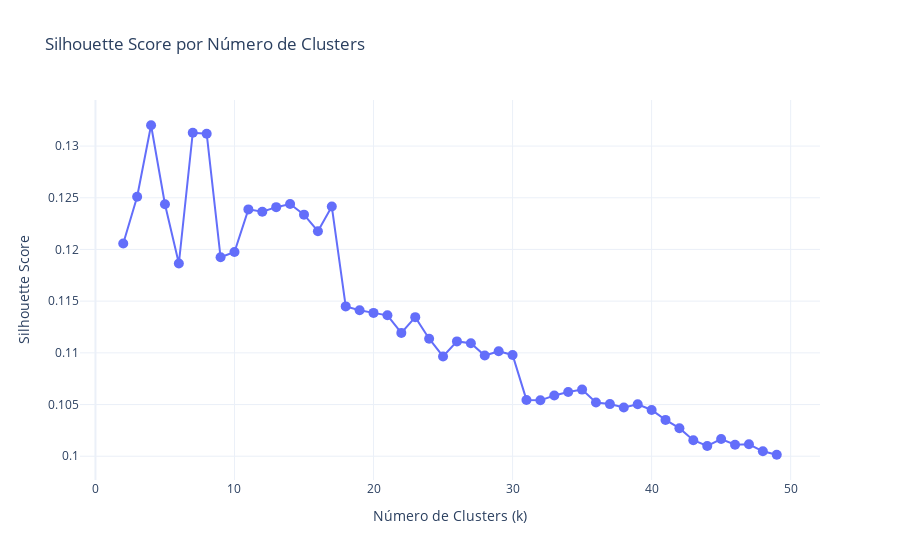

Write notebook code for a chart like this one.
### Code cell
fig = go.Figure([
    go.Scatter(
        x=list(k_range),
        y=silhouette_scores,
        mode='lines+markers',
        marker=dict(size=10),
        line=dict(width=2),
        name='Silhouette Score'
    )
])

fig.update_layout(
    title='Silhouette Score por Número de Clusters',
    xaxis_title='Número de Clusters (k)',
    yaxis_title='Silhouette Score',
    template='plotly_white'
)
fig.show()

### Figure 1 — Plotly figure (JSON) as saved in the notebook; plotly's stock layout.template omitted (floating-point values rounded to 4 significant figures)
{"data": [{"line": {"width": 2}, "marker": {"size": 10}, "mode": "lines+markers", "name": "Silhouette Score", "type": "scatter", "x": [2, 3, 4, 5, 6, 7, 8, 9, 10, 11, 12, 13, 14, 15, 16, 17, 18, 19, 20, 21, 22, 23, 24, 25, 26, 27, 28, 29, 30, 31, 32, 33, 34, 35, 36, 37, 38, 39, 40, 41, 42, 43, 44, 45, 46, 47, 48, 49], "y": [0.1206, 0.1251, 0.132, 0.1244, 0.1186, 0.1313, 0.1312, 0.1192, 0.1198, 0.1239, 0.1236, 0.1241, 0.1244, 0.1234, 0.1218, 0.1241, 0.1145, 0.1141, 0.1139, 0.1136, 0.1119, 0.1135, 0.1114, 0.1097, 0.1111, 0.1109, 0.1097, 0.1102, 0.1098, 0.1054, 0.1054, 0.1059, 0.1062, 0.1064, 0.1052, 0.105, 0.1047, 0.105, 0.1045, 0.1035, 0.1027, 0.1016, 0.101, 0.1017, 0.1011, 0.1012, 0.1005, 0.1001]}], "layout": {"title": {"text": "Silhouette Score por Número de Clusters"}, "xaxis": {"title": {"text": "Número de Clusters (k)"}}, "yaxis": {"title": {"text": "Silhouette Score"}}}}
